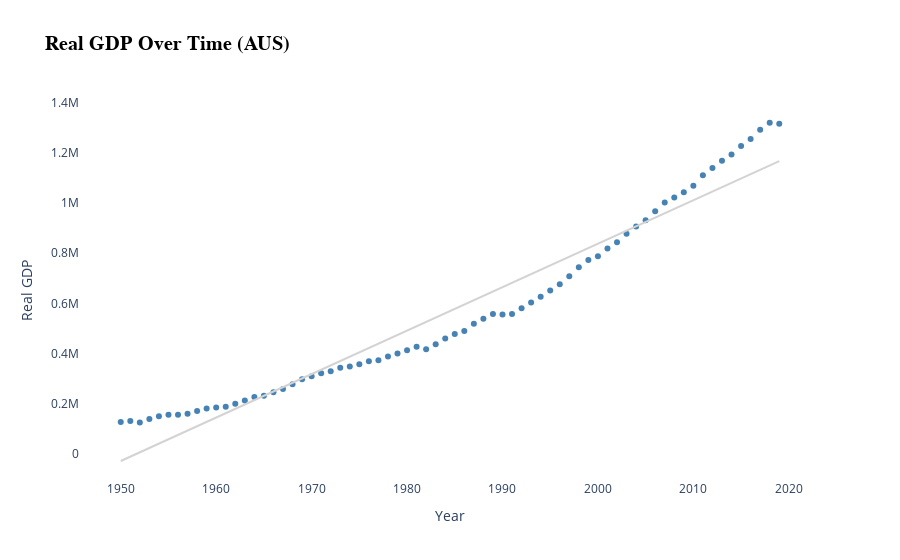

Notebook code for this chart:
### Markdown cell above
### **Data Visualisation**

### Code cell
# Real GDP over time
fig = px.scatter(aus_df, x='Year', y='Real GDP', 
                 title = 'Real GDP Over Time (AUS)', 
                 labels={'Year': 'Year', 'Real_GDP': 'Real GDP'}, 
                 trendline='ols',
                 color_discrete_sequence=['#4682B4'])

fig.update_layout(
    plot_bgcolor='rgba(0,0,0,0)',
    title_font=dict(family='sans-serif', size=20, color='black', weight='bold')
)

fig.update_traces(line=dict(color='#D3D3D3'), selector=dict(mode='lines'))

fig.show()
